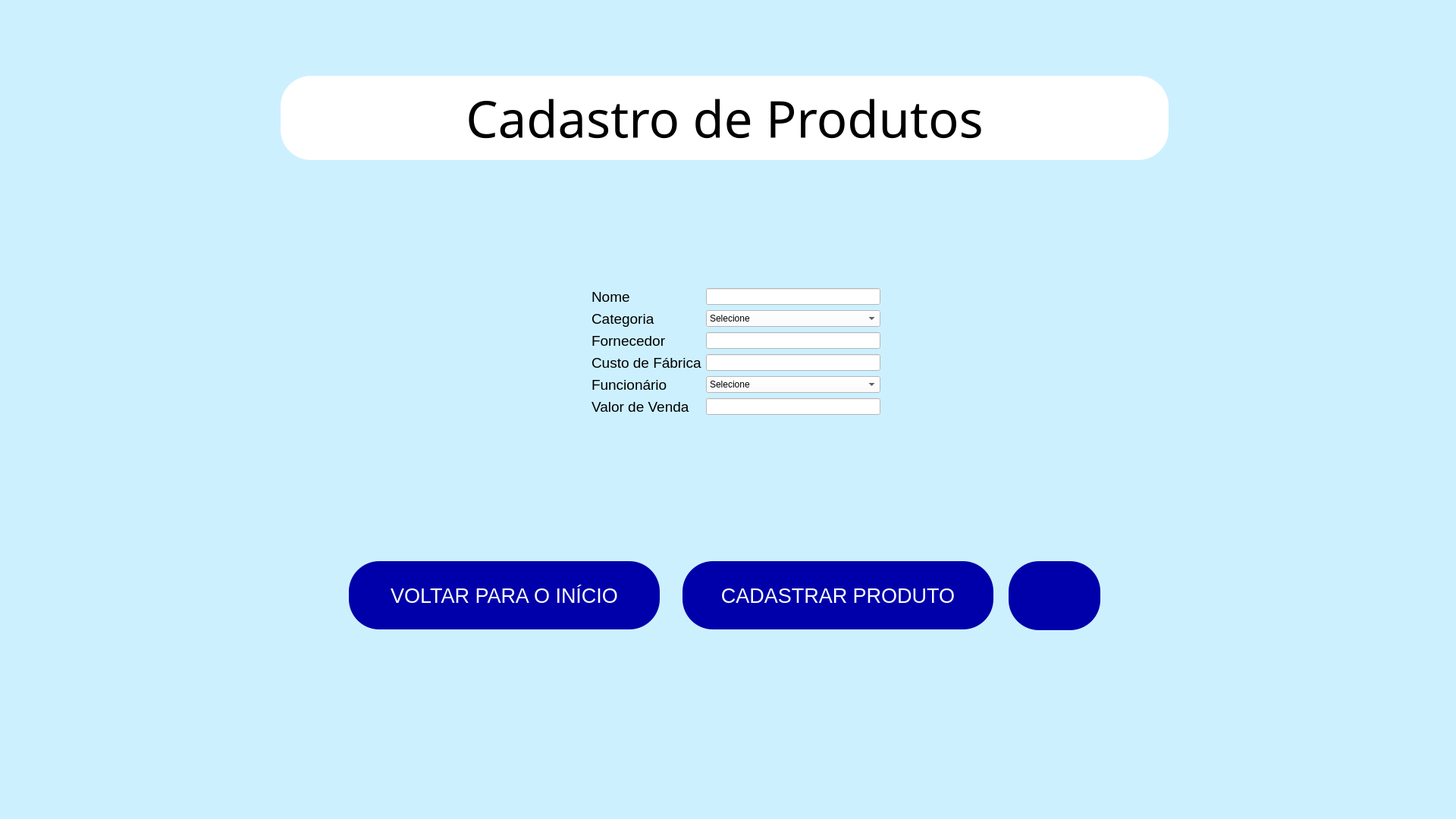
<?xml version="1.0" encoding="UTF-8"?>
<ui version="4.0">
 <class>MainWindow</class>
 <widget class="QMainWindow" name="MainWindow">
  <property name="geometry">
   <rect>
    <x>0</x>
    <y>0</y>
    <width>1920</width>
    <height>1080</height>
   </rect>
  </property>
  <property name="windowTitle">
   <string>Kitton Informática - Produtos</string>
  </property>
  <property name="windowIcon">
   <iconset>
    <normaloff>Imagens/Logomarca Ícone.ico</normaloff>Imagens/Logomarca Ícone.ico</iconset>
  </property>
  <property name="styleSheet">
   <string notr="true">background-color: rgb(205, 240, 255);</string>
  </property>
  <widget class="QWidget" name="centralwidget">
   <widget class="QLabel" name="titulo">
    <property name="geometry">
     <rect>
      <x>370</x>
      <y>100</y>
      <width>1171</width>
      <height>111</height>
     </rect>
    </property>
    <property name="font">
     <font>
      <family>Segoe Print</family>
      <pointsize>50</pointsize>
     </font>
    </property>
    <property name="styleSheet">
     <string notr="true">background-color: rgb(255, 255, 255);
border-radius:40px;</string>
    </property>
    <property name="text">
     <string>Cadastro de Produtos</string>
    </property>
    <property name="alignment">
     <set>Qt::AlignCenter</set>
    </property>
   </widget>
   <widget class="QPushButton" name="botaoCadProd">
    <property name="geometry">
     <rect>
      <x>900</x>
      <y>740</y>
      <width>410</width>
      <height>90</height>
     </rect>
    </property>
    <property name="font">
     <font>
      <family>Arial</family>
      <pointsize>20</pointsize>
     </font>
    </property>
    <property name="cursor">
     <cursorShape>PointingHandCursor</cursorShape>
    </property>
    <property name="styleSheet">
     <string notr="true">QPushButton
{
background-color: rgb(0, 0, 170);
color: rgb(255, 255, 255);
border-radius:40px;
}
QPushButton:hover{
background-color: rgb(255, 255, 255);
	color: rgb(0, 0, 0);
}
</string>
    </property>
    <property name="text">
     <string>CADASTRAR PRODUTO</string>
    </property>
   </widget>
   <widget class="QWidget" name="layoutWidget">
    <property name="geometry">
     <rect>
      <x>780</x>
      <y>380</y>
      <width>381</width>
      <height>231</height>
     </rect>
    </property>
    <layout class="QFormLayout" name="formLayout">
     <item row="0" column="0">
      <widget class="QLabel" name="nome">
       <property name="font">
        <font>
         <family>Arial</family>
         <pointsize>14</pointsize>
        </font>
       </property>
       <property name="styleSheet">
        <string notr="true">nome
</string>
       </property>
       <property name="text">
        <string>Nome</string>
       </property>
      </widget>
     </item>
     <item row="0" column="1">
      <widget class="QLineEdit" name="inputNome">
       <property name="styleSheet">
        <string notr="true">background-color: rgb(255, 255, 255);</string>
       </property>
       <property name="text">
        <string/>
       </property>
      </widget>
     </item>
     <item row="1" column="0">
      <widget class="QLabel" name="categoria">
       <property name="font">
        <font>
         <family>Arial</family>
         <pointsize>14</pointsize>
        </font>
       </property>
       <property name="text">
        <string>Categoria</string>
       </property>
      </widget>
     </item>
     <item row="1" column="1">
      <widget class="QComboBox" name="inputCategoria">
       <property name="styleSheet">
        <string notr="true">background-color: rgb(255, 255, 255);
color: rgb(0, 0, 0);</string>
       </property>
       <item>
        <property name="text">
         <string>Selecione</string>
        </property>
       </item>
       <item>
        <property name="text">
         <string>HD</string>
        </property>
       </item>
       <item>
        <property name="text">
         <string>SSD</string>
        </property>
       </item>
       <item>
        <property name="text">
         <string>Memória Ram</string>
        </property>
       </item>
       <item>
        <property name="text">
         <string>Placa-mãe</string>
        </property>
       </item>
       <item>
        <property name="text">
         <string>Mouse</string>
        </property>
       </item>
       <item>
        <property name="text">
         <string>Teclado</string>
        </property>
       </item>
       <item>
        <property name="text">
         <string>Monitor</string>
        </property>
       </item>
       <item>
        <property name="text">
         <string>Gabinete</string>
        </property>
       </item>
       <item>
        <property name="text">
         <string>Pendrive</string>
        </property>
       </item>
       <item>
        <property name="text">
         <string>Fonte de Alimentação</string>
        </property>
       </item>
       <item>
        <property name="text">
         <string>Cabo VGA</string>
        </property>
       </item>
       <item>
        <property name="text">
         <string>Cabo HDMI</string>
        </property>
       </item>
       <item>
        <property name="text">
         <string>Placa de Rede</string>
        </property>
       </item>
       <item>
        <property name="text">
         <string>Cabo de Rede</string>
        </property>
       </item>
      </widget>
     </item>
     <item row="2" column="0">
      <widget class="QLabel" name="fornecedor">
       <property name="font">
        <font>
         <family>Arial</family>
         <pointsize>14</pointsize>
        </font>
       </property>
       <property name="text">
        <string>Fornecedor</string>
       </property>
      </widget>
     </item>
     <item row="2" column="1">
      <widget class="QLineEdit" name="inputFornecedor">
       <property name="styleSheet">
        <string notr="true">background-color: rgb(255, 255, 255);</string>
       </property>
       <property name="text">
        <string/>
       </property>
      </widget>
     </item>
     <item row="3" column="0">
      <widget class="QLabel" name="custoFabrica">
       <property name="font">
        <font>
         <family>Arial</family>
         <pointsize>14</pointsize>
        </font>
       </property>
       <property name="text">
        <string>Custo de Fábrica</string>
       </property>
      </widget>
     </item>
     <item row="3" column="1">
      <widget class="QLineEdit" name="inputCustoFab">
       <property name="styleSheet">
        <string notr="true">background-color: rgb(255, 255, 255);</string>
       </property>
       <property name="text">
        <string/>
       </property>
      </widget>
     </item>
     <item row="4" column="0">
      <widget class="QLabel" name="funcionario">
       <property name="font">
        <font>
         <family>Arial</family>
         <pointsize>14</pointsize>
        </font>
       </property>
       <property name="text">
        <string>Funcionário</string>
       </property>
      </widget>
     </item>
     <item row="4" column="1">
      <widget class="QComboBox" name="inputFuncionario">
       <property name="styleSheet">
        <string notr="true">background-color: rgb(255, 255, 255);
color: rgb(0, 0, 0);</string>
       </property>
       <item>
        <property name="text">
         <string>Selecione</string>
        </property>
       </item>
       <item>
        <property name="text">
         <string>Kamily Kathleen</string>
        </property>
       </item>
       <item>
        <property name="text">
         <string>Bruno Rangel</string>
        </property>
       </item>
       <item>
        <property name="text">
         <string>Ana Caroline</string>
        </property>
       </item>
       <item>
        <property name="text">
         <string>Fernanda Tayná</string>
        </property>
       </item>
       <item>
        <property name="text">
         <string>Matheus Souza</string>
        </property>
       </item>
      </widget>
     </item>
     <item row="5" column="0">
      <widget class="QLabel" name="valorVenda">
       <property name="font">
        <font>
         <family>Arial</family>
         <pointsize>14</pointsize>
        </font>
       </property>
       <property name="text">
        <string>Valor de Venda</string>
       </property>
      </widget>
     </item>
     <item row="5" column="1">
      <widget class="QLineEdit" name="inputPreco">
       <property name="styleSheet">
        <string notr="true">background-color: rgb(255, 255, 255);</string>
       </property>
       <property name="text">
        <string/>
       </property>
      </widget>
     </item>
    </layout>
   </widget>
   <widget class="QLabel" name="img3">
    <property name="geometry">
     <rect>
      <x>380</x>
      <y>104</y>
      <width>101</width>
      <height>101</height>
     </rect>
    </property>
    <property name="styleSheet">
     <string notr="true">background-color: rgb(255, 255, 255);
border-radius:40px;</string>
    </property>
    <property name="text">
     <string/>
    </property>
    <property name="pixmap">
     <pixmap>Imagens/Logomarca.png</pixmap>
    </property>
    <property name="scaledContents">
     <bool>true</bool>
    </property>
   </widget>
   <widget class="QLabel" name="img4">
    <property name="geometry">
     <rect>
      <x>1430</x>
      <y>104</y>
      <width>101</width>
      <height>101</height>
     </rect>
    </property>
    <property name="styleSheet">
     <string notr="true">background-color: rgb(255, 255, 255);
border-radius:40px;</string>
    </property>
    <property name="text">
     <string/>
    </property>
    <property name="pixmap">
     <pixmap>Imagens/Logomarca.png</pixmap>
    </property>
    <property name="scaledContents">
     <bool>true</bool>
    </property>
   </widget>
   <widget class="QPushButton" name="botaoInicioP">
    <property name="geometry">
     <rect>
      <x>460</x>
      <y>740</y>
      <width>410</width>
      <height>90</height>
     </rect>
    </property>
    <property name="font">
     <font>
      <family>Arial</family>
      <pointsize>20</pointsize>
     </font>
    </property>
    <property name="cursor">
     <cursorShape>PointingHandCursor</cursorShape>
    </property>
    <property name="styleSheet">
     <string notr="true">QPushButton
{
background-color: rgb(0, 0, 170);
color: rgb(255, 255, 255);
border-radius:40px;
}
QPushButton:hover{
background-color: rgb(255, 255, 255);
	color: rgb(0, 0, 0);
}
</string>
    </property>
    <property name="text">
     <string>VOLTAR PARA O INÍCIO</string>
    </property>
   </widget>
   <widget class="QPushButton" name="botaoConfiguracao">
    <property name="geometry">
     <rect>
      <x>1330</x>
      <y>740</y>
      <width>121</width>
      <height>91</height>
     </rect>
    </property>
    <property name="styleSheet">
     <string notr="true">QPushButton
{
background-color: rgb(0, 0, 170);
color: rgb(255, 255, 255);
border-radius:40px;
}
QPushButton:hover{
background-color: rgb(255, 255, 255);
	color: rgb(0, 0, 0);
}
</string>
    </property>
    <property name="text">
     <string/>
    </property>
    <property name="icon">
     <iconset>
      <normaloff>Imagens/Engrenagem.png</normaloff>Imagens/Engrenagem.png</iconset>
    </property>
    <property name="iconSize">
     <size>
      <width>100</width>
      <height>100</height>
     </size>
    </property>
   </widget>
  </widget>
  <widget class="QMenuBar" name="menubar">
   <property name="geometry">
    <rect>
     <x>0</x>
     <y>0</y>
     <width>1920</width>
     <height>26</height>
    </rect>
   </property>
  </widget>
  <widget class="QStatusBar" name="statusbar"/>
 </widget>
 <resources/>
 <connections/>
</ui>
